Frame 1 (no input): blank canvas, image omitted
Frame 60 (the mouse pressed at the canvas centre just before this capture): blank canvas, image omitted
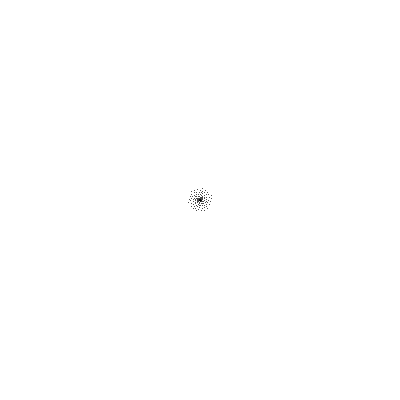
Frame 120 (the mouse held since frame 60 and released just before this capture)

The Processing sketch whose frames 1 and 60 were blank and that drew this single picture after the mouse press (run headless with seeded random() and noise(); from frame 60 on, the mouse is pressed at the canvas centre):

// Processing sketch: Pendulum
// ── Pendulum.pde
float E;
float maxh;
PVector pos;

float y=0;
float size=2;
float radius=50;
float x=radius;
float t=0;
float amount=0;
void setup(){
 size(400,400);
 background(255);
 translate(width/2,height/2);
 pos=new PVector(x,y);

}

void draw(){
fill(0);
  translate(width/2,height/2);
  pos.y=amount*sin(t);
  pos.x=amount*cos(t);

   t=t+1;
amount=amount+0.1;
  point(pos.x,pos.y);

}
